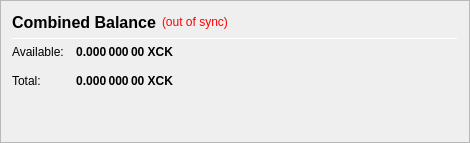
                   <widget class="QFrame" name="frame_CombinedBalances">
                    <property name="minimumSize">
                     <size>
                      <width>470</width>
                      <height>0</height>
                     </size>
                    </property>
                    <property name="frameShape">
                     <enum>QFrame::StyledPanel</enum>
                    </property>
                    <property name="frameShadow">
                     <enum>QFrame::Raised</enum>
                    </property>
                    <layout class="QVBoxLayout" name="verticalLayout_5">
                     <item>
                      <layout class="QHBoxLayout" name="horizontalLayout_5" stretch="0,0,0">
                       <item>
                        <widget class="QLabel" name="label_5z">
                         <property name="minimumSize">
                          <size>
                           <width>0</width>
                           <height>20</height>
                          </size>
                         </property>
                         <property name="font">
                          <font>
                           <pointsize>12</pointsize>
                           <weight>75</weight>
                           <bold>true</bold>
                          </font>
                         </property>
                         <property name="toolTip">
                          <string>Combined Balance (including unconfirmed and immature coins)</string>
                         </property>
                         <property name="text">
                          <string>Combined Balance</string>
                         </property>
                        </widget>
                       </item>
                       <item>
                        <widget class="QLabel" name="labelWalletStatus">
                         <property name="cursor">
                          <cursorShape>WhatsThisCursor</cursorShape>
                         </property>
                         <property name="toolTip">
                          <string>The displayed information may be out of date. Your wallet automatically synchronizes with the SMARTBLOCK network after a connection is established, but this process has not completed yet.</string>
                         </property>
                         <property name="styleSheet">
                          <string notr="true">QLabel { color: red; }</string>
                         </property>
                         <property name="text">
                          <string notr="true">(out of sync)</string>
                         </property>
                         <property name="alignment">
                          <set>Qt::AlignLeading|Qt::AlignLeft|Qt::AlignVCenter</set>
                         </property>
                        </widget>
                       </item>
                       <item>
                        <spacer name="horizontalSpacer_1">
                         <property name="orientation">
                          <enum>Qt::Horizontal</enum>
                         </property>
                         <property name="sizeHint" stdset="0">
                          <size>
                           <width>40</width>
                           <height>20</height>
                          </size>
                         </property>
                        </spacer>
                       </item>
                      </layout>
                     </item>
                     <item>
                      <widget class="Line" name="line_CombinedBalance">
                       <property name="minimumSize">
                        <size>
                         <width>0</width>
                         <height>1</height>
                        </size>
                       </property>
                       <property name="maximumSize">
                        <size>
                         <width>16777215</width>
                         <height>1</height>
                        </size>
                       </property>
                       <property name="orientation">
                        <enum>Qt::Horizontal</enum>
                       </property>
                      </widget>
                     </item>
                     <item>
                      <layout class="QGridLayout" name="gridLayout_3">
                       <property name="spacing">
                        <number>12</number>
                       </property>
                       <item row="1" column="0">
                        <widget class="QLabel" name="labelBalanceTextz">
                         <property name="text">
                          <string>Available:</string>
                         </property>
                        </widget>
                       </item>
                       <item row="1" column="1">
                        <widget class="QLabel" name="labelBalancez">
                         <property name="font">
                          <font>
                           <weight>75</weight>
                           <bold>true</bold>
                          </font>
                         </property>
                         <property name="cursor">
                          <cursorShape>IBeamCursor</cursorShape>
                         </property>
                         <property name="toolTip">
                          <string>Your current spendable balance</string>
                         </property>
                         <property name="text">
                          <string notr="true">0.000 000 00 XCK</string>
                         </property>
                         <property name="alignment">
                          <set>Qt::AlignRight|Qt::AlignTrailing|Qt::AlignVCenter</set>
                         </property>
                         <property name="textInteractionFlags">
                          <set>Qt::LinksAccessibleByMouse|Qt::TextSelectableByKeyboard|Qt::TextSelectableByMouse</set>
                         </property>
                        </widget>
                       </item>
                       <item row="2" column="0">
                        <widget class="QLabel" name="labelTotalTextz">
                         <property name="text">
                          <string>Total:</string>
                         </property>
                        </widget>
                       </item>
                       <item row="2" column="1">
                        <widget class="QLabel" name="labelTotalz">
                         <property name="font">
                          <font>
                           <weight>75</weight>
                           <bold>true</bold>
                          </font>
                         </property>
                         <property name="cursor">
                          <cursorShape>IBeamCursor</cursorShape>
                         </property>
                         <property name="toolTip">
                          <string>Total Balance, including all unavailable coins.</string>
                         </property>
                         <property name="text">
                          <string notr="true">0.000 000 00 XCK</string>
                         </property>
                         <property name="alignment">
                          <set>Qt::AlignRight|Qt::AlignTrailing|Qt::AlignVCenter</set>
                         </property>
                         <property name="textInteractionFlags">
                          <set>Qt::LinksAccessibleByMouse|Qt::TextSelectableByKeyboard|Qt::TextSelectableByMouse</set>
                         </property>
                        </widget>
                       </item>
                       <item row="2" column="3">
                        <spacer name="horizontalSpacer_2">
                         <property name="orientation">
                          <enum>Qt::Horizontal</enum>
                         </property>
                         <property name="sizeHint" stdset="0">
                          <size>
                           <width>40</width>
                           <height>20</height>
                          </size>
                         </property>
                        </spacer>
                       </item>
                      </layout>
                     </item>
                     <item>
                      <spacer name="verticalSpacer_1">
                       <property name="orientation">
                        <enum>Qt::Vertical</enum>
                       </property>
                       <property name="sizeHint" stdset="0">
                        <size>
                         <width>20</width>
                         <height>40</height>
                        </size>
                       </property>
                      </spacer>
                     </item>
                    </layout>
                   </widget>
